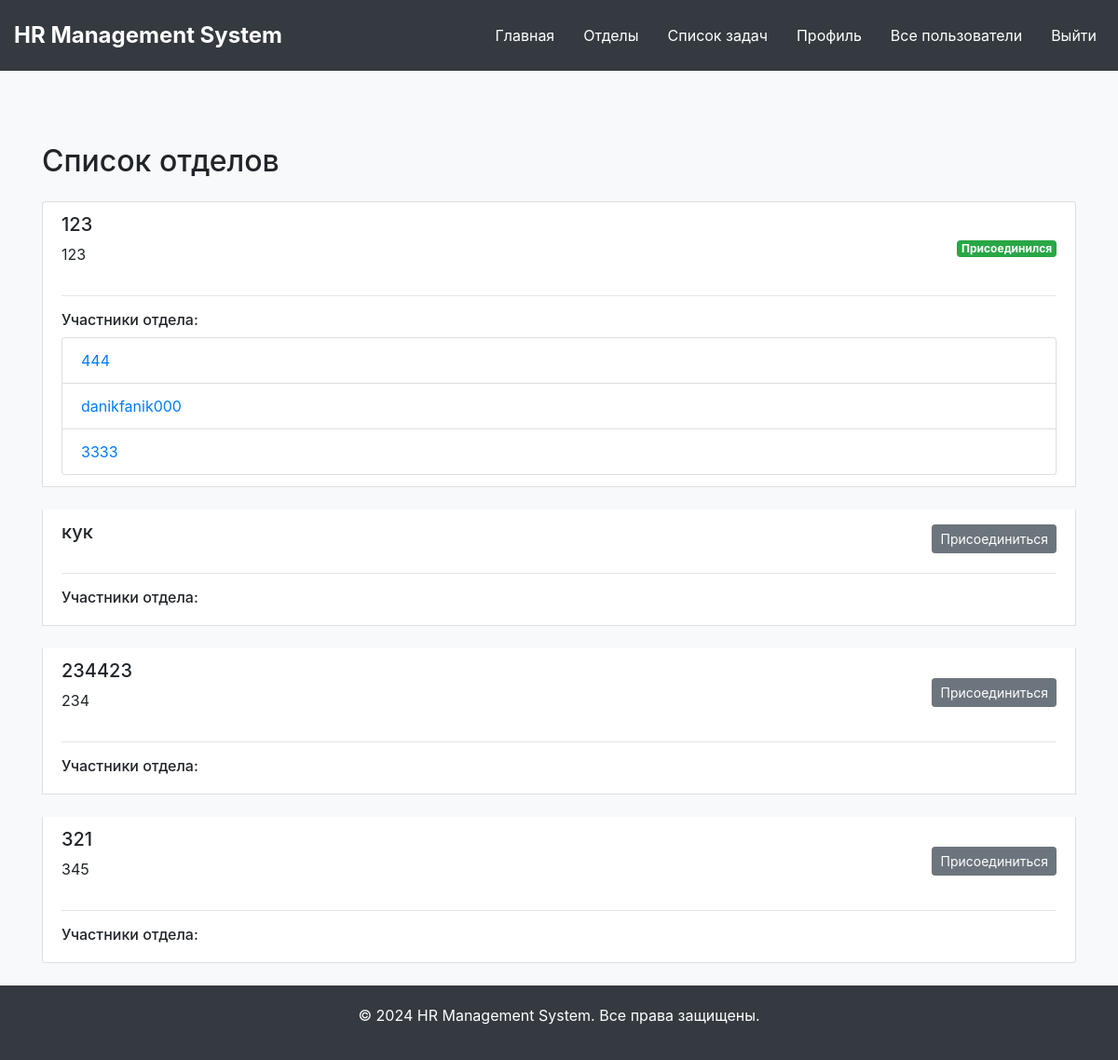
Screenshot of /departments (signed in) with the database file from the repository.
### app.py (models this page shows)
class Department(db.Model):
    id = db.Column(db.Integer, primary_key=True)
    name = db.Column(db.String(100), nullable=False)
    description = db.Column(db.String(255), nullable=True)
    manager_id = db.Column(db.Integer, db.ForeignKey('user.id'))
    manager = db.relationship('User', foreign_keys=[manager_id], backref='managed_departments')
    members = db.relationship('User', secondary=membership, backref='departments', lazy='dynamic')
    tasks_assigned = db.relationship('Task', back_populates='department', lazy=True)

class User(UserMixin, db.Model):
    id = db.Column(db.Integer, primary_key=True)
    username = db.Column(db.String(20), unique=True, nullable=False)
    email = db.Column(db.String(120), unique=True, nullable=False)
    password = db.Column(db.String(60), nullable=False)
    bio = db.Column(db.String(255))
    passport_data = db.Column(db.String(255))
    department_id = db.Column(db.Integer, db.ForeignKey('department.id'), nullable=True)
    department = db.relationship('Department', foreign_keys=[department_id], backref='users')
    position = db.Column(db.String(100))
    responsibilities = db.Column(db.Text)
    role = db.Column(db.String(20), nullable=False, default='Employee')
    tasks_assigned = db.relationship('Task', foreign_keys='Task.assigned_to', back_populates='assigned_user', lazy=True, cascade="all, delete-orphan")
    absences = db.relationship('Absence', backref='user', lazy=True, cascade="all, delete-orphan")
    ratings = db.relationship('Rating', backref='user', lazy=True, cascade="all, delete-orphan")
    phone_number = db.Column(db.String(20))
    age = db.Column(db.String(20))
    gender = db.Column(db.String(20))
    status = db.Column(db.String(20))
    memberships = db.relationship('Department', secondary=membership, back_populates='members', cascade="all, delete")

### app.py (the view)
@app.route("/departments")
@login_required
def departments():
    all_departments = Department.query.all()
    return render_template('departments.html', departments=all_departments)

### app.py (called while the page is built)
@login_manager.user_loader
def load_user(user_id):
    return db.session.get(User, int(user_id))

### templates/departments.html (shortened to what this page needs)
{% extends "main.html" %}
{% block content %}
<div class="container mt-5">
    <h2 class="mb-4">Список отделов</h2>
    <ul class="list-group">
        {% for department in departments %}
            <li class="list-group-item mb-4">
                <div class="d-flex justify-content-between align-items-center">
                    <div>
                        <h5>{{ department.name }}</h5>
                        <p>{{ department.description }}</p>
                    </div>
                    <div>
                        {% if current_user in department.members %}
                            <span class="badge badge-success">Присоединился</span>
                        {% else %}
                            <a href="{{ url_for('join_department', department_id=department.id) }}" class="btn btn-secondary btn-sm">Присоединиться</a>
                        {% endif %}
                    </div>
                </div>
                <hr>
                <h6>Участники отдела:</h6>
                <ul class="list-group">
                    {% for user in department.members %}
                        <li class="list-group-item d-flex justify-content-between align-items-center">
                            <div>
                                <a href="{{ url_for('profile', user_id=user.id) }}">{{ user.username }}</a>
                            </div>
                        </li>
                    {% endfor %}
                </ul>
            </li>
        {% endfor %}
    </ul>
</div>
{% endblock %}

### templates/main.html (style rules this page uses)
body { background-color: #f8f9fa; display: flex; flex-direction: column; min-height: 100vh; }

### rows the page displays
Department: name "123", description "123", shows "Присоединился"
User: username "444"
User: username "danikfanik000"
User: username "3333"
Department: name "кук"
Department: name "234423", description "234"
Department: name "321", description "345"
